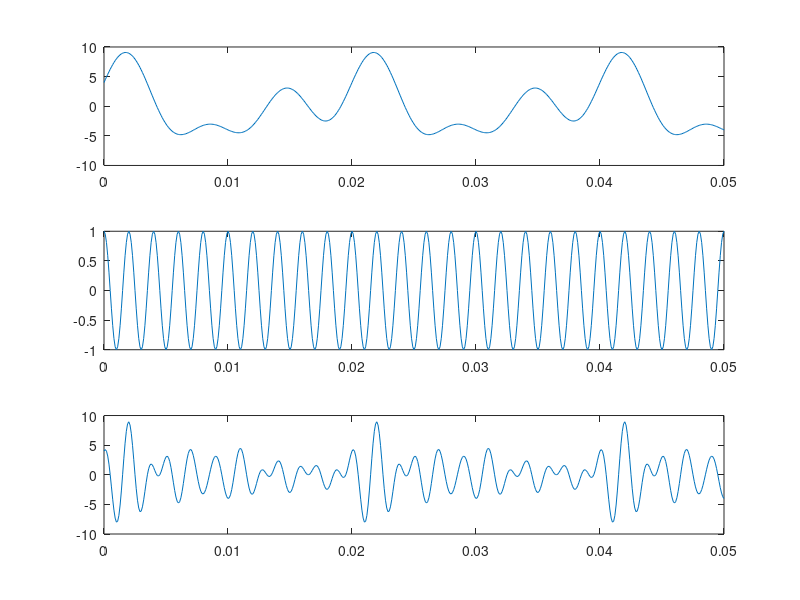

Source code (MATLAB):
function x = testing_stuff()
t = 0:0.0001:0.05;
m =  4*cos(100*pi*t) + 3*sin(200*pi*t) + 3*sin(300*pi*t);
subplot(3,1,1);
plot(t,m);
u = cos(1000*pi*t);
subplot(3,1,2);
plot(t,u);

x = m.*u;
subplot(3,1,3);
plot(t,x);
end